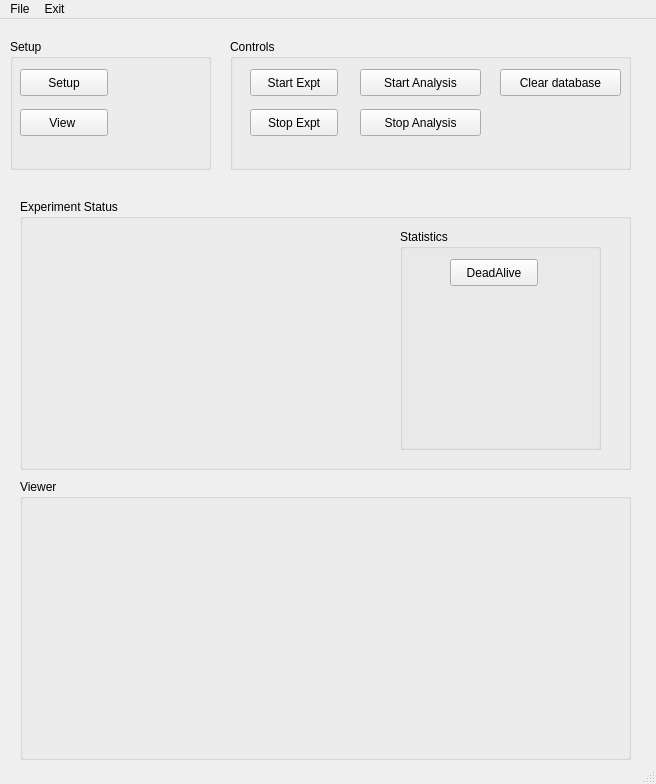
<?xml version="1.0" encoding="UTF-8"?>
<ui version="4.0">
 <class>MainWindow</class>
 <widget class="QMainWindow" name="MainWindow">
  <property name="geometry">
   <rect>
    <x>0</x>
    <y>0</y>
    <width>656</width>
    <height>784</height>
   </rect>
  </property>
  <property name="windowTitle">
   <string>MainWindow</string>
  </property>
  <widget class="QWidget" name="centralwidget">
   <widget class="QGroupBox" name="Setup">
    <property name="geometry">
     <rect>
      <x>10</x>
      <y>20</y>
      <width>201</width>
      <height>131</height>
     </rect>
    </property>
    <property name="title">
     <string>Setup</string>
    </property>
    <widget class="QPushButton" name="setupButton">
     <property name="geometry">
      <rect>
       <x>10</x>
       <y>30</y>
       <width>88</width>
       <height>27</height>
      </rect>
     </property>
     <property name="text">
      <string>Setup</string>
     </property>
    </widget>
    <widget class="QPushButton" name="pushButton">
     <property name="geometry">
      <rect>
       <x>10</x>
       <y>70</y>
       <width>88</width>
       <height>27</height>
      </rect>
     </property>
     <property name="text">
      <string>View </string>
     </property>
    </widget>
   </widget>
   <widget class="QGroupBox" name="groupBox">
    <property name="geometry">
     <rect>
      <x>20</x>
      <y>460</y>
      <width>611</width>
      <height>281</height>
     </rect>
    </property>
    <property name="title">
     <string>Viewer</string>
    </property>
   </widget>
   <widget class="QGroupBox" name="groupBox_2">
    <property name="geometry">
     <rect>
      <x>20</x>
      <y>180</y>
      <width>611</width>
      <height>271</height>
     </rect>
    </property>
    <property name="title">
     <string>Experiment Status</string>
    </property>
    <widget class="QGroupBox" name="groupBox_4">
     <property name="geometry">
      <rect>
       <x>380</x>
       <y>30</y>
       <width>201</width>
       <height>221</height>
      </rect>
     </property>
     <property name="title">
      <string>Statistics</string>
     </property>
     <widget class="QPushButton" name="pushButton_7">
      <property name="geometry">
       <rect>
        <x>50</x>
        <y>30</y>
        <width>88</width>
        <height>27</height>
       </rect>
      </property>
      <property name="text">
       <string>DeadAlive</string>
      </property>
     </widget>
    </widget>
   </widget>
   <widget class="QGroupBox" name="groupBox_3">
    <property name="geometry">
     <rect>
      <x>230</x>
      <y>20</y>
      <width>401</width>
      <height>131</height>
     </rect>
    </property>
    <property name="title">
     <string>Controls</string>
    </property>
    <widget class="QPushButton" name="pushButton_2">
     <property name="geometry">
      <rect>
       <x>20</x>
       <y>70</y>
       <width>88</width>
       <height>27</height>
      </rect>
     </property>
     <property name="text">
      <string>Stop Expt</string>
     </property>
    </widget>
    <widget class="QPushButton" name="pushButton_3">
     <property name="geometry">
      <rect>
       <x>20</x>
       <y>30</y>
       <width>88</width>
       <height>27</height>
      </rect>
     </property>
     <property name="text">
      <string>Start Expt</string>
     </property>
    </widget>
    <widget class="QPushButton" name="pushButton_4">
     <property name="geometry">
      <rect>
       <x>130</x>
       <y>30</y>
       <width>121</width>
       <height>27</height>
      </rect>
     </property>
     <property name="text">
      <string>Start Analysis</string>
     </property>
    </widget>
    <widget class="QPushButton" name="pushButton_5">
     <property name="geometry">
      <rect>
       <x>130</x>
       <y>70</y>
       <width>121</width>
       <height>27</height>
      </rect>
     </property>
     <property name="text">
      <string>Stop Analysis</string>
     </property>
    </widget>
    <widget class="QPushButton" name="pushButton_6">
     <property name="geometry">
      <rect>
       <x>270</x>
       <y>30</y>
       <width>121</width>
       <height>27</height>
      </rect>
     </property>
     <property name="text">
      <string>Clear database</string>
     </property>
    </widget>
   </widget>
  </widget>
  <widget class="QMenuBar" name="menubar">
   <property name="geometry">
    <rect>
     <x>0</x>
     <y>0</y>
     <width>656</width>
     <height>21</height>
    </rect>
   </property>
   <widget class="QMenu" name="menuFile">
    <property name="title">
     <string>File</string>
    </property>
   </widget>
   <widget class="QMenu" name="menuExit">
    <property name="title">
     <string>Exit</string>
    </property>
   </widget>
   <addaction name="menuFile"/>
   <addaction name="menuExit"/>
  </widget>
  <widget class="QStatusBar" name="statusbar"/>
 </widget>
 <resources/>
 <connections/>
</ui>
